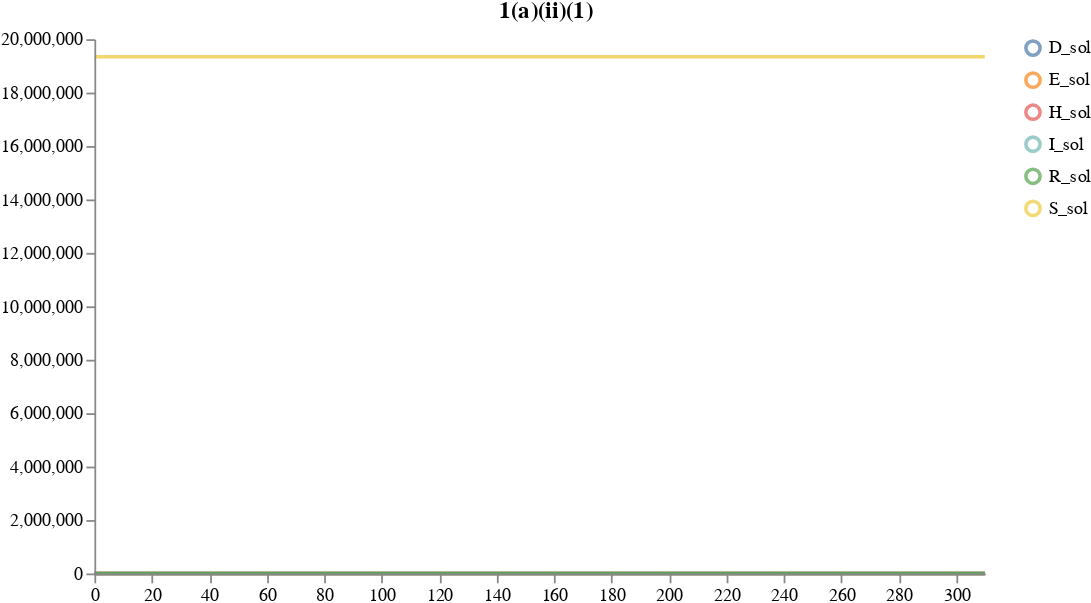

Source (notebook cell):
### Code cell
# model = change_model_parameters(SEIRD_model_path, [("t_0", 0)])
results_1_a_ii_1 = load_and_sample_petri_model(
        SEIRD_model_path, num_samples, timepoints=timepoints, visual_options={"title": "1(a)(ii)(1)", "subset":".*_sol"})
plots.ipy_display(results_1_a_ii_1["visual"])
# QoIs_0day = aggregate_results(samples_1_a_ii_1, num_samples)

### Figure 1 — Vega specification as saved in the notebook (floating-point values rounded to 4 significant figures; data arrays with more than 128 entries replaced by an {"elided": "..."} marker saying what was removed)
{"$schema": "https://vega.github.io/schema/vega/v5.json", "axes": [{"name": "x_axis", "orient": "bottom", "scale": "xscale", "zindex": 100}, {"name": "y_axis", "orient": "left", "scale": "yscale", "zindex": 100}], "data": [{"name": "distributions", "values": {"elided": "1866 records"}}, {"name": "traces", "transform": [{"expr": "isValid(datum.value)", "type": "filter"}], "values": []}, {"name": "points", "values": []}, {"name": "markers", "values": []}, {"name": "selected", "on": [{"remove": true, "trigger": "clear"}, {"remove": true, "trigger": "!shift"}, {"insert": "clicked", "trigger": "!shift && clicked"}, {"toggle": "clicked", "trigger": "shift && clicked"}]}], "height": 300, "legends": [{"encode": {"labels": {"interactive": true, "name": "legendLabel", "update": {"opacity": [{"test": "!length(data('selected')) || indata('selected', 'value', datum.value)", "value": 1}, {"value": 0.25}]}}, "symbols": {"interactive": true, "name": "legendSymbol", "update": {"fill": {"value": "transparent"}, "opacity": [{"test": "!length(data('selected')) || indata('selected', 'value', datum.value)", "value": 0.7}, {"value": 0.15}], "size": {"value": 64}, "strokeWidth": {"value": 2}}}}, "name": "color_legend", "stroke": "color"}], "marks": [{"from": {"facet": {"data": "points", "groupby": "trajectory", "name": "points_split"}}, "marks": [{"encode": {"hover": {"fillOpacity": {"value": 0.9}}, "update": {"fill": {"field": "trajectory", "scale": "color"}, "fillOpacity": [{"test": "!length(data('selected')) || indata('selected', 'value', datum.trajectory)", "value": 0.5}, {"value": 0.15}], "size": {"value": 10}, "stroke": {"field": "trajectory", "scale": "color"}, "strokeOpacity": [{"test": "!length(data('selected')) || indata('selected', 'value', datum.trajectory)", "value": 0.75}, {"value": 0.15}], "strokeWidth": {"value": 2}, "tooltip": {"field": "value"}, "x": {"field": "timepoint", "scale": "xscale"}, "y": {"field": "value", "scale": "yscale"}}}, "from": {"data": "points"}, "name": "_points_symbol", "type": "symbol", "zindex": 3}, {"encode": {"hover": {"fillOpacity": {"value": 0.9}}, "update": {"interpolate": {"value": "linear"}, "stroke": {"field": "trajectory", "scale": "color"}, "strokeOpacity": [{"test": "!length(data('selected')) || indata('selected', 'value', datum.trajectory)", "value": 0.3}, {"value": 0.1}], "strokeWidth": {"value": 2}, "x": {"field": "timepoint", "scale": "xscale"}, "y": {"field": "value", "scale": "yscale"}}}, "from": {"data": "points"}, "name": "_points_line", "type": "line", "zindex": 3}], "name": "_points", "type": "group", "zindex": 3}, {"from": {"facet": {"data": "traces", "groupby": "trajectory", "name": "traces_split"}}, "marks": [{"encode": {"hover": {"fillOpacity": {"value": 0.9}}, "update": {"interpolate": {"value": "linear"}, "stroke": {"field": "trajectory", "scale": "color"}, "strokeOpacity": [{"test": "!length(data('selected')) || indata('selected', 'value', datum.trajectory)", "value": 0.75}, {"value": 0.15}], "strokeWidth": {"value": 2}, "x": {"field": "timepoint", "scale": "xscale"}, "y": {"field": "value", "scale": "yscale"}}}, "from": {"data": "traces_split"}, "name": "_traces_lines", "type": "line"}], "name": "_traces", "type": "group", "zindex": 2}, {"from": {"facet": {"data": "distributions", "groupby": "trajectory", "name": "trajectory_split"}}, "marks": [{"encode": {"hover": {"fillOpacity": {"value": 0.9}}, "update": {"fill": {"field": "trajectory", "scale": "color"}, "fillOpacity": [{"test": "!length(data('selected')) || indata('selected', 'value', datum.trajectory)", "value": 0.5}, {"value": 0.15}], "interpolate": {"value": "linear"}, "stroke": {"field": "trajectory", "scale": "color"}, "strokeOpacity": [{"test": "!length(data('selected')) || indata('selected', 'value', datum.trajectory)", "value": 0.75}, {"value": 0.15}], "strokeWidth": {"value": 2}, "x": {"field": "timepoint", "scale": "xscale"}, "y": {"field": "upper", "scale": "yscale"}, "y2": {"field": "lower", "scale": "yscale"}}}, "from": {"data": "trajectory_split"}, "type": "area"}], "name": "_distributions", "type": "group", "zindex": 1}, {"marks": [{"encode": {"enter": {"stroke": {"value": "lightgray"}}, "update": {"opacity": {"value": 1}, "x": {"field": "timepoint", "scale": "xscale"}, "y": {"signal": "height"}, "y2": {"value": 0}}}, "from": {"data": "markers"}, "name": "_marker text", "type": "rule"}, {"encode": {"enter": {"fontSize": {"value": 8}, "text": {"field": "datum.label"}, "y": {"value": 0}}}, "from": {"data": "_marker text"}, "name": "_marker flags", "transform": [{"as": ["x", "_y", "opacity", "align", "baseline"], "lineAnchor": "start", "offset": [1], "size": {"signal": "[width, height]"}, "type": "label"}], "type": "text"}], "name": "_markers", "type": "group"}], "scales": [{"domain": {"fields": [{"data": "distributions", "field": "timepoint"}, {"data": "traces", "field": "timepoint"}, {"data": "points", "field": "timepoint"}, {"data": "markers", "field": "timepoint"}]}, "name": "xscale", "range": "width", "type": "linear", "zero": false}, {"domain": {"fields": [{"data": "distributions", "field": "lower"}, {"data": "distributions", "field": "upper"}, {"data": "traces", "field": "value"}, {"data": "points", "field": "value"}]}, "name": "yscale", "nice": true, "range": "height", "type": "linear", "zero": true}, {"domain": {"fields": [{"data": "distributions", "field": "trajectory"}, {"data": "traces", "field": "trajectory"}, {"data": "points", "field": "trajectory"}]}, "name": "color", "range": "category", "type": "ordinal"}], "signals": [{"name": "clear", "on": [{"events": "mouseup[!event.item]", "force": true, "update": "true"}], "value": true}, {"name": "shift", "on": [{"events": "@legendSymbol:click, @legendLabel:click", "force": true, "update": "event.shiftKey"}], "value": false}, {"name": "clicked", "on": [{"events": "@legendSymbol:click, @legendLabel:click", "force": true, "update": "{value: datum.value}"}], "value": null}], "title": "1(a)(ii)(1)", "width": 500}
